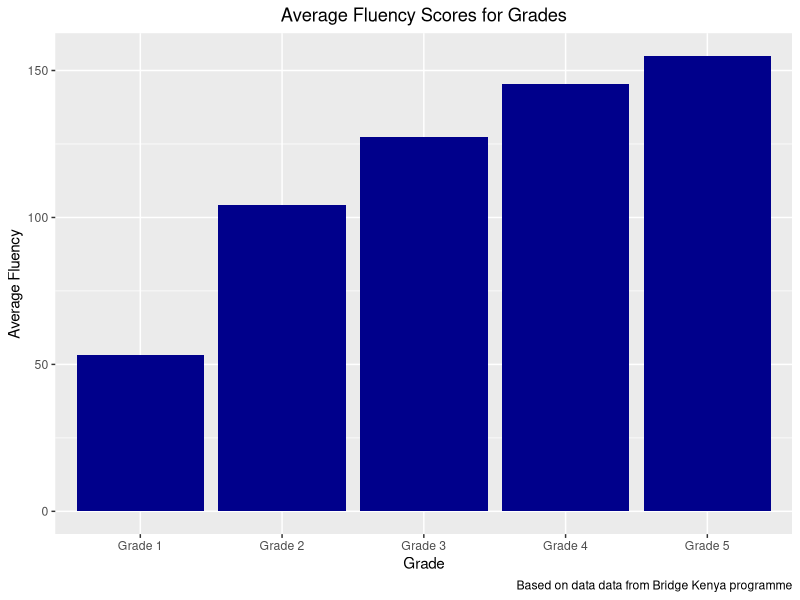
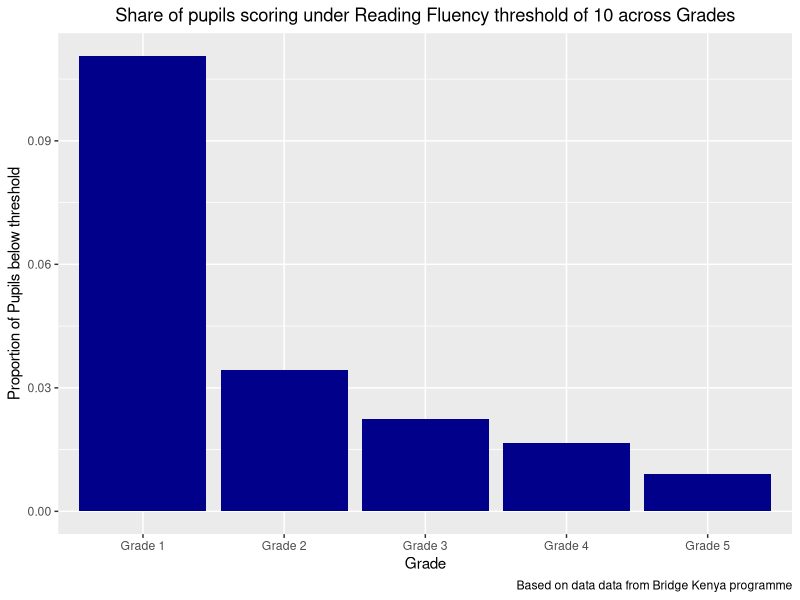

The R script that drew these images, in order:
## ---- chunk 1
knitr::opts_chunk$set(echo = TRUE)
## ---- chunk 2
library(tidyverse)
library(readxl)
## ---- chunk 3
Lesson_completion <- read_excel("Lesson completion.xlsx")
head(Lesson_completion)
## ---- chunk 4
Pupil_attendance <- read_excel("Pupil attendance.xlsx")
head(Pupil_attendance)
## ---- chunk 5
Pupil_scores <- read_excel("Pupil scores.xlsx")
head(Pupil_scores)
## ---- chunk 6
School_information <- read_excel("School_information.xlsx")
head(School_information)
## ---- chunk 7
# Create a base file by reshaping the “Pupil scores” file so that each student only has one row in the data, with different columns for their scores in math, fluency, and Kiswahili
Pupil_scores <- Pupil_scores %>%
  pivot_wider(names_from = subject, values_from = score)
head(Pupil_scores)
## ---- chunk 8
# Merge Pupil_attendance file to the base file i.e, Pupil_scores file
pupil_df <- merge(Pupil_scores, Pupil_attendance, by = c("pupil_id", "school_id", "grade"))
head(pupil_df)
## ---- chunk 9
# Merge teacher's data
pupil_teacher_df <- merge(pupil_df, Lesson_completion, by = c("school_id", "grade"))
head(pupil_teacher_df)
## ---- chunk 10
#merge school information
pupil_teacher_school_df <- merge(pupil_teacher_df, School_information, by = "school_id")
head(pupil_teacher_school_df)
## ---- chunk 11
write.csv(pupil_teacher_school_df, file = "main_data.csv")
## ---- chunk 12
network_level_average_kpi <- round(sum(pupil_teacher_school_df$present_records)/sum(pupil_teacher_school_df$attendance_records), 2)
network_level_average_kpi
## ---- chunk 13
school_level_average_kpi <- pupil_teacher_school_df %>%
  select(school_id, present_records, attendance_records) %>%
  group_by(school_id) %>%
  summarise(total_present = sum(present_records), total_records = sum(attendance_records)) %>%
  mutate(school_kpi = round(total_present/total_records, 2)) %>%
  summarise(round(mean(school_kpi), 2))
school_level_average_kpi
## ---- chunk 14

## ---- chunk 15
pupil_teacher_school_df %>%
  select(grade, Fluency) %>%
  group_by(grade) %>%
  summarise(mean(Fluency, na.rm = TRUE))
## ---- chunk 16
pupil_teacher_school_df %>%
  select(grade, Fluency) %>%
  group_by(grade) %>%
  summarise(avg_fluency = mean(Fluency, na.rm = TRUE)) %>%
  ggplot(aes(x = grade, y=avg_fluency))+
  geom_col(fill= "dark blue")+
  labs(title = "Average Fluency Scores for Grades",
       x = "Grade",
       y = "Average Fluency",
       caption = "Based on data data from Bridge Kenya programme")+
  theme(plot.title = element_text(hjust = 0.5))
## ---- chunk 17
pupil_teacher_school_df %>%
  select(region, Fluency) %>%
  group_by(region) %>%
  summarise(avg_fluency = mean(Fluency, na.rm = TRUE)) %>%
  filter(avg_fluency == max(avg_fluency, na.rm=TRUE) | avg_fluency == min(avg_fluency, na.rm=TRUE))
## ---- chunk 18
pupil_teacher_school_df$not_fluent <- ifelse(pupil_teacher_school_df$Fluency <=10, 1, 0)

pupil_teacher_school_df %>%
  select(grade, not_fluent) %>%
  group_by(grade) %>%
  summarise(proportion_not_fluent = mean(not_fluent, na.rm = TRUE)) %>%
  ggplot(aes(x = grade, y=proportion_not_fluent))+
  geom_col(fill= "dark blue")+
  labs(title = "Share of pupils scoring under Reading Fluency threshold of 10 across Grades",
       x = "Grade",
       y = "Proportion of Pupils below threshold",
       caption = "Based on data data from Bridge Kenya programme")+
  theme(plot.title = element_text(hjust = 0.5))
## ---- chunk 19
pupil_teacher_school_df %>%
  filter(grade == "Grade 3") %>%
  select(school_id, not_fluent) %>%
  group_by(school_id) %>%
  summarise(proportion_not_fluent = mean(not_fluent, na.rm = TRUE)) %>%
  filter(proportion_not_fluent == max(proportion_not_fluent, na.rm=TRUE))
## ---- chunk 20
summary(lm(Math ~ tutoring_program, data = pupil_teacher_school_df))
## ---- chunk 21
summary(lm(Kiswahili ~ tutoring_program, data = pupil_teacher_school_df))
## ---- chunk 22
summary(lm(Fluency ~ tutoring_program, data = pupil_teacher_school_df))
## ---- chunk 23
pupil_teacher_school_df$student_attendance_score <- pupil_teacher_school_df$present_records/pupil_teacher_school_df$attendance_records

summary(lm(student_attendance_score ~ tutoring_program, data = pupil_teacher_school_df))

## ---- chunk 24
summary(lm(Math ~ tutoring_program+lesson_completion_rate, data = pupil_teacher_school_df))
## ---- chunk 25
summary(lm(Kiswahili ~ tutoring_program+lesson_completion_rate, data = pupil_teacher_school_df))
## ---- chunk 26
summary(lm(Fluency ~ tutoring_program+lesson_completion_rate, data = pupil_teacher_school_df))
## ---- chunk 27
summary(lm(student_attendance_score ~ tutoring_program+lesson_completion_rate, data = pupil_teacher_school_df))
